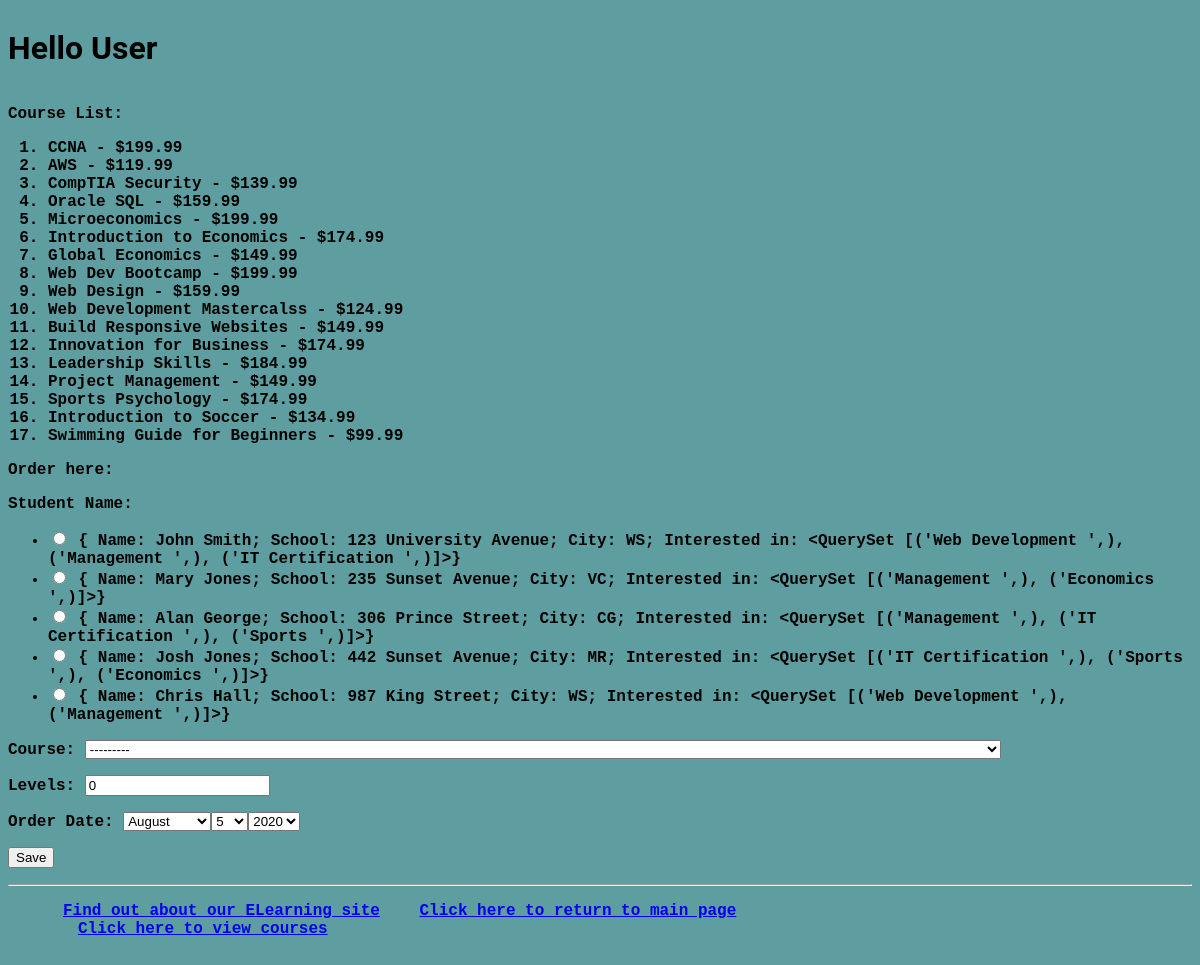
The app's page /myapp/place_order/ with its own data.
### myapp/models.py (models this page shows, shortened)
class Course(models.Model):
    topic = models.ForeignKey(Topic, related_name='courses', on_delete=models.CASCADE)
    name = models.CharField(max_length=200)
    price = models.DecimalField(max_digits=10, decimal_places=2)
    for_everyone = models.BooleanField(default=True)
    description = models.TextField(max_length=300, null=True, blank=True)
    interested = models.PositiveIntegerField(default=1)
    stages = models.PositiveIntegerField(default=3)
    def __str__(self):
        return '{ Name: ' + self.name + \
               '; Price: ' + str(self.price) + \
               '; For Everyone: ' + str(self.for_everyone) + \
               '; Topic: ' + self.topic.name + \
               '; Description: ' + (self.description or 'NA') + '} '

### myapp/views.py (the view)
# urls.py: path(r'place_order/', views.place_order, name='place_order'),
def place_order(request):
    msg = ''
    courselist = Course.objects.all()
    if request.method == 'POST':
        form = OrderForm(request.POST)
        if form.is_valid():
            order = form.save(commit=False)
            print(order)
            if order.levels <= order.course.stages:
                form.save()
                msg = 'Your course has been ordered successfully.'
                if float(order.course.price) > 150:
                    order.course.discounted_price = Course.discount(order.course)
                    order.course.save()
                    msg = msg + 'Price for order updated to $' + str(order.course.discounted_price)
            else:
                msg = 'You exceeded the number of levels for this course.'
            return render(request, 'myapp/order_response.html', {'msg': msg})
    else:
        form = OrderForm()
        return render(request, 'myapp/placeorder.html', {'form': form, 'msg': msg, 'courselist': courselist})

### myapp/forms.py
class OrderForm(forms.ModelForm):
    class Meta:
        model = Order
        fields = ['student', 'course', 'levels', 'order_date']
        widgets = {
            'student': forms.RadioSelect,
            'order_date': forms.SelectDateWidget(attrs={'class': 'years=date.today()'},
                                                 empty_label=("Year", "Month", "Day"))
        }
        labels = {
            'student': 'Student Name',
            'order_date': 'Order Date'
        }

### myapp/models.py (called while the page is built)
    def __str__(self):
        return '{ Name: ' + self.first_name + ' ' + self.last_name + \
               '; School: ' + self.school + \
               '; City: ' + self.city + \
               '; Interested in: ' + str(self.interested_in.values_list('name')) + '} '

### myapp/templates/myapp/placeorder.html (shortened to what this page needs)
{% extends 'myapp/base.html' %}
{% block body_block %}
    <p>Course List: </p>
    <ol>
        {% for course in courselist %}
            <li>{{ course.name }} - ${{ course.price }}</li>
        {% endfor %}
    </ol>
    <p>Order here:</p>
    <form method="POST">
        {{ form.as_p }}
        <input type="submit" value="Save"/>
    </form>
{% endblock %}

### myapp/static/myapp/style.css (style rules this page uses)
body { background-color: cadetblue; font-family: "Bitstream Vera Sans Mono", Monaco, "Courier New", Courier, monospace; font-weight: bold; }

### records on screen
Course: name "CCNA", price "199.99"
Course: name "AWS", price "119.99"
Course: name "CompTIA Security", price "139.99"
Course: name "Oracle SQL", price "159.99"
Course: name "Microeconomics", price "199.99"
Course: name "Introduction to Economics", price "174.99"
Course: name "Global Economics", price "149.99"
Course: name "Web Dev Bootcamp", price "199.99"
Course: name "Web Design", price "159.99"
Course: name "Web Development Mastercalss", price "124.99"
Course: name "Build Responsive Websites", price "149.99"
Course: name "Innovation for Business", price "174.99"
Course: name "Leadership Skills", price "184.99"
Course: name "Project Management", price "149.99"
Course: name "Sports Psychology", price "174.99"
Course: name "Introduction to Soccer", price "134.99"
Course: name "Swimming Guide for Beginners", price "99.99"
